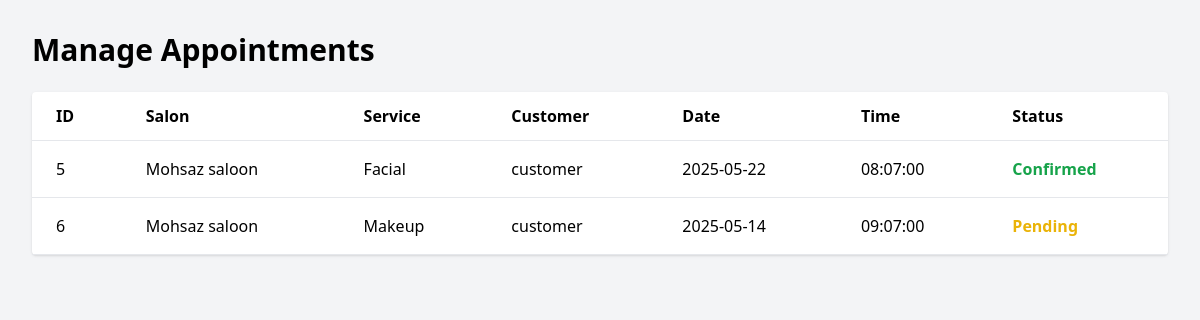
Screenshot of /backend/appointments_admin.php (signed in) with the database file from the repository.
### tables this page shows
CREATE TABLE IF NOT EXISTS `bookings` (
  `id` int NOT NULL AUTO_INCREMENT,
  `service_id` int NOT NULL,
  `salon_id` int NOT NULL,
  `customer_name` varchar(255) NOT NULL,
  `booking_date` date NOT NULL,
  `booking_time` time NOT NULL,
  `created_at` timestamp NULL DEFAULT CURRENT_TIMESTAMP,
  `customer_id` int DEFAULT NULL,
  `status` varchar(50) DEFAULT 'Pending',
  PRIMARY KEY (`id`)
);

CREATE TABLE IF NOT EXISTS `business_users` (
  `id` int NOT NULL AUTO_INCREMENT,
  `owner` varchar(100) DEFAULT NULL,
  `salon` varchar(100) DEFAULT NULL,
  `email` varchar(200) DEFAULT NULL,
  `password` varchar(255) DEFAULT NULL,
  `address` text,
  `city` varchar(100) DEFAULT NULL,
  `created_at` timestamp NULL DEFAULT CURRENT_TIMESTAMP,
  PRIMARY KEY (`id`),
  UNIQUE KEY `email` (`email`)
);

CREATE TABLE IF NOT EXISTS `services` (
  `id` int NOT NULL AUTO_INCREMENT,
  `category` varchar(100) DEFAULT NULL,
  `title` varchar(255) DEFAULT NULL,
  `description` text,
  `price` int DEFAULT NULL,
  `image` varchar(255) DEFAULT NULL,
  `business_id` int NOT NULL,
  PRIMARY KEY (`id`),
  KEY `fk_business` (`business_id`)
);

### backend/appointments_admin.php (the view, shortened to what this page needs)
<?php
include 'db.php';
$stmt = $conn->prepare("
  SELECT b.id, b.booking_date, b.booking_time, b.customer_name, b.status,
         bu.salon AS salon_name, s.title AS service_title
  FROM bookings b
  JOIN business_users bu ON b.salon_id = bu.id
  JOIN services s ON b.service_id = s.id
  ORDER BY b.booking_date DESC, b.booking_time DESC
");
$stmt->execute();
$appointments = $stmt->fetchAll(PDO::FETCH_ASSOC);
?>
<!DOCTYPE html>
<html lang="en">
<head>
  <script src="https://cdn.tailwindcss.com"></script>
</head>
<body class="bg-gray-100 p-8">
  <h1 class="text-3xl mb-6 font-bold">Manage Appointments</h1>
  <table class="min-w-full bg-white rounded shadow">
    <thead>
      <tr>
        <th class="px-6 py-3 border-b text-left">ID</th>
        <th class="px-6 py-3 border-b text-left">Salon</th>
        <th class="px-6 py-3 border-b text-left">Service</th>
        <th class="px-6 py-3 border-b text-left">Customer</th>
        <th class="px-6 py-3 border-b text-left">Date</th>
        <th class="px-6 py-3 border-b text-left">Time</th>
        <th class="px-6 py-3 border-b text-left">Status</th>
      </tr>
    </thead>
    <tbody>
      <?php foreach ($appointments as $app): ?>
        <tr class="hover:bg-gray-100">
          <td class="px-6 py-4 border-b"><?= htmlspecialchars($app['id']) ?></td>
          <td class="px-6 py-4 border-b"><?= htmlspecialchars($app['salon_name']) ?></td>
          <td class="px-6 py-4 border-b"><?= htmlspecialchars($app['service_title']) ?></td>
          <td class="px-6 py-4 border-b"><?= htmlspecialchars($app['customer_name']) ?></td>
          <td class="px-6 py-4 border-b"><?= htmlspecialchars($app['booking_date']) ?></td>
          <td class="px-6 py-4 border-b"><?= htmlspecialchars($app['booking_time']) ?></td>
          <td class="px-6 py-4 border-b">
            <?php
              $statusColor = [
                'Pending' => 'text-yellow-500',
                'Confirmed' => 'text-green-600',
                'Cancelled' => 'text-red-600',
              ][$app['status']] ?? 'text-gray-600';
            ?>
            <span class="<?= $statusColor ?> font-semibold"><?= htmlspecialchars($app['status']) ?></span>
          </td>
        </tr>
      <?php endforeach; ?>
    </tbody>
  </table>
</body>
</html>

### rows the page displays
bookings: id "5", business_users.salon "Mohsaz saloon", service.title "Facial", customer_name "customer", booking_date "2025-05-22", booking_time "08:07:00", status "Confirmed"
bookings: id "6", business_users.salon "Mohsaz saloon", service.title "Makeup", customer_name "customer", booking_date "2025-05-14", booking_time "09:07:00", status "Pending"
